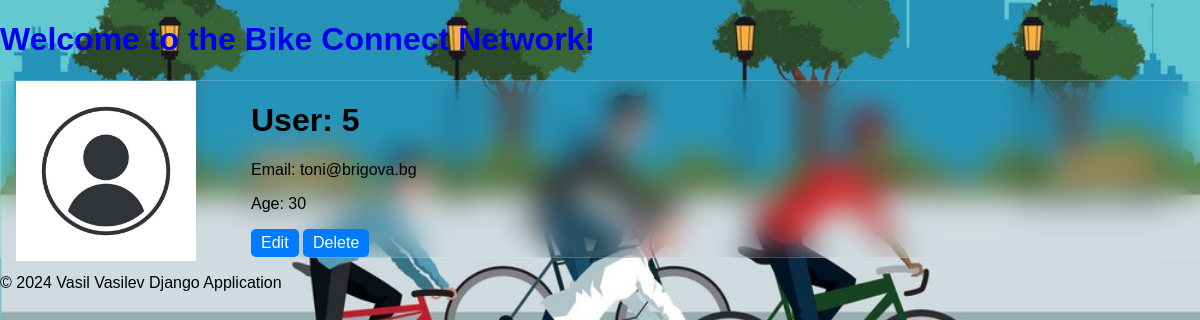
The page /profile/5/ (signed in) on the database as committed earlier.
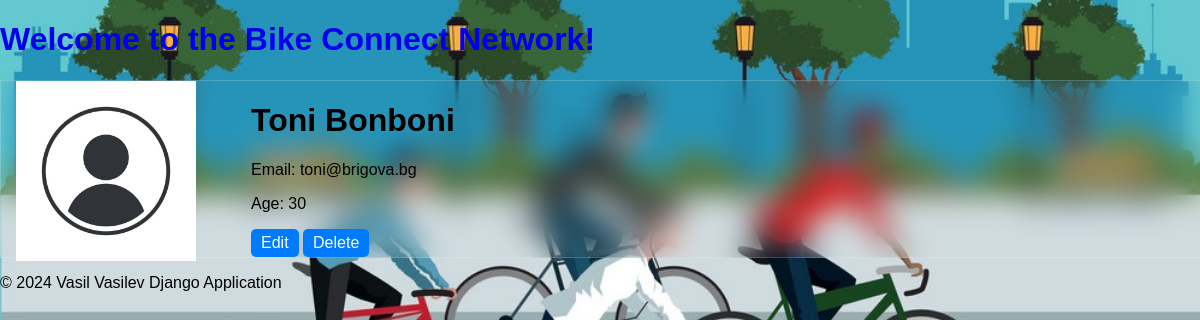
The same page on the database as committed later.
### bike_connect_network/profiles/models.py (models this page shows)
class Profile(models.Model):
    USER_FIRST_NAME_MAX_LENGTH = 50
    USER_LAST_NAME_MAX_LENGTH = 50
    first_name = models.CharField(
        max_length=USER_FIRST_NAME_MAX_LENGTH,
        blank=False,
        null=False,
    )
    last_name = models.CharField(
        max_length=USER_LAST_NAME_MAX_LENGTH,
        blank=True,
        null=True,
    )
    age = PositiveIntegerField(
        blank=False,
        null=False,
    )
    profile_picture = models.URLField(
        blank=True,
        null=True,
    )
    user = models.OneToOneField(
        ProfileUser,
        primary_key=True,
        on_delete=models.CASCADE,
        related_name="profile"
    )

class ProfileUser(auth_models.AbstractBaseUser, auth_models.PermissionsMixin):
    email = models.EmailField(
        unique=True,
        error_messages={
            'unique': _('A user with that email already exists')
        },
    )
    is_staff = models.BooleanField(
        _("staff status"),
        default=False,
        help_text=_("Designates whether the user can log into this admin site."),
    )
    is_active = models.BooleanField(
        _("active"),
        default=True,
        help_text=_(
            "Designates whether this user should be treated as active. "
            "Unselect this instead of deleting accounts."
        ),
    )
    date_joined = models.DateTimeField(_("date joined"), default=timezone.now)
    USERNAME_FIELD = 'email'
    objects = ProfileUserManager()

### bike_connect_network/profiles/views.py (the view)
# urls.py: path("", DetailsUserView.as_view(), name="details_user"),
class DetailsUserView(auth_mixins.LoginRequiredMixin, views.DetailView):
    queryset = Profile.objects.prefetch_related('user').all()
    template_name = 'profile/profile_details.html'
    context_object_name = 'user'
    def get_object(self, queryset=None):
        pk = self.kwargs.get('pk')
        obj = Profile.objects.get(pk=pk)
        return obj

### templates/profile/profile_details.html
{% extends "base.html" %}
{% load static %}
{% block main_content %}
    <div class="info-section">
        {% if not user.profile_picture %}
            <img
                    src="{% static "/photos/default_profile_pic.jpg" %}"
                    alt="Profile Picture"
                    class="profile-picture"
            />
        {% else %}
            <img src="{{ user.profile_picture }}" alt="Profile Picture" class="profile-picture"/>
        {% endif %}
        {% if user.first_name and user.last_name %}
            <h1>{{ user.first_name }} {{ user.last_name }}</h1>
        {% elif user.first_name %}
            <h1>{{ user.first_name }}</h1>
        {% elif user.last_name %}
            <h1>{{ user.last_name }}</h1>
        {% else %}
            <h1>User: {{ user.pk }}</h1>
        {% endif %}
        <p class="description">Email: {{ user.user.email }}</p>
        <p class="description">Age: {{ user.age }}</p>
        <a href="{% url 'edit_user' pk=user.pk %}" class="button-link">Edit</a>
        <a href="{% url 'delete_user' pk=user.pk %}" class="button-link">Delete</a>
    </div>
{% endblock %}

Rows that differ between the two databases and show on the page:
changed Profile "toni@brigova.bg": first_name (not shown) → "Toni"; last_name (not shown) → "Bonboni"; pk "5" → (not shown)
Other text that changed with them:
text no longer shown: "User:"
